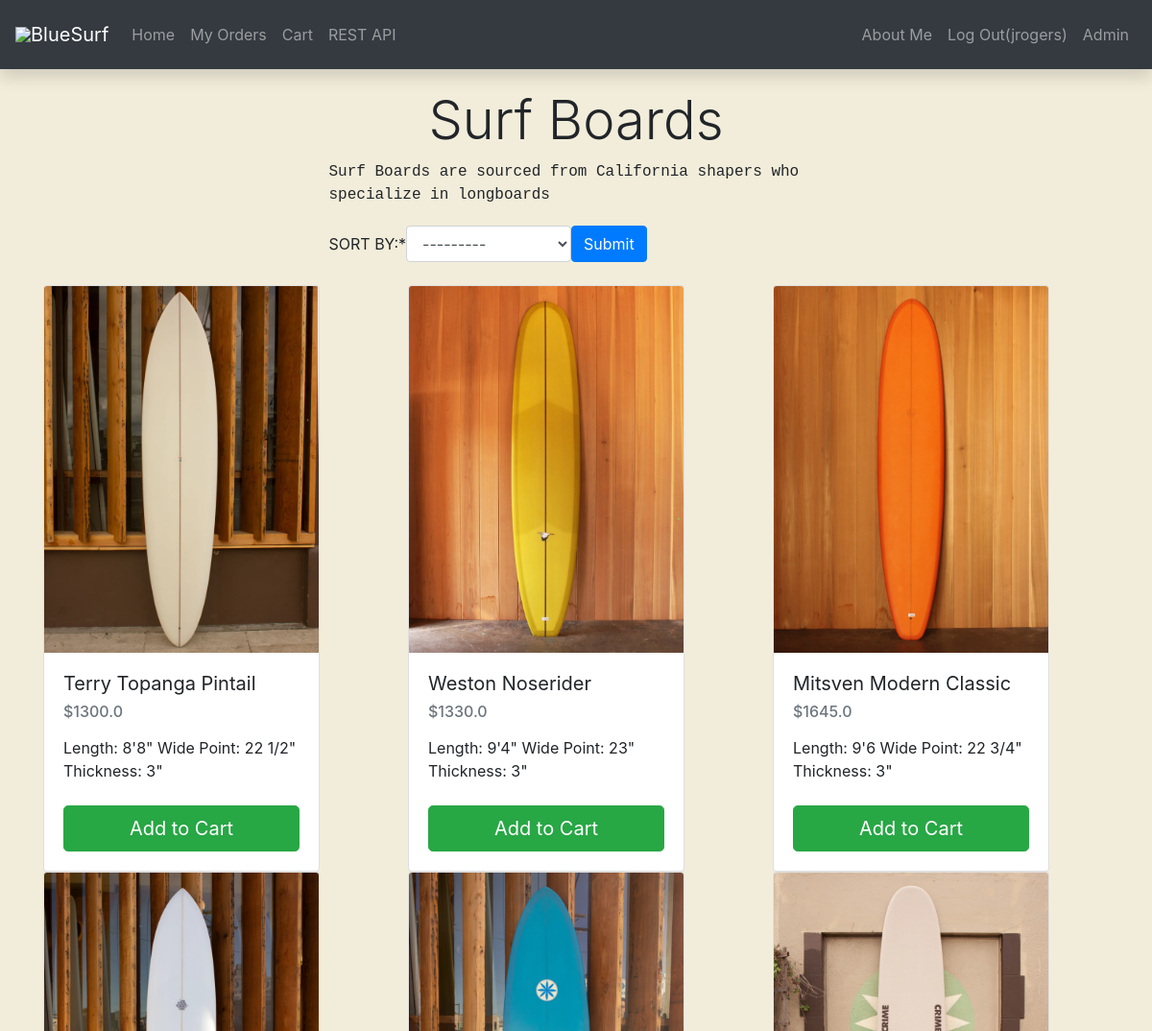
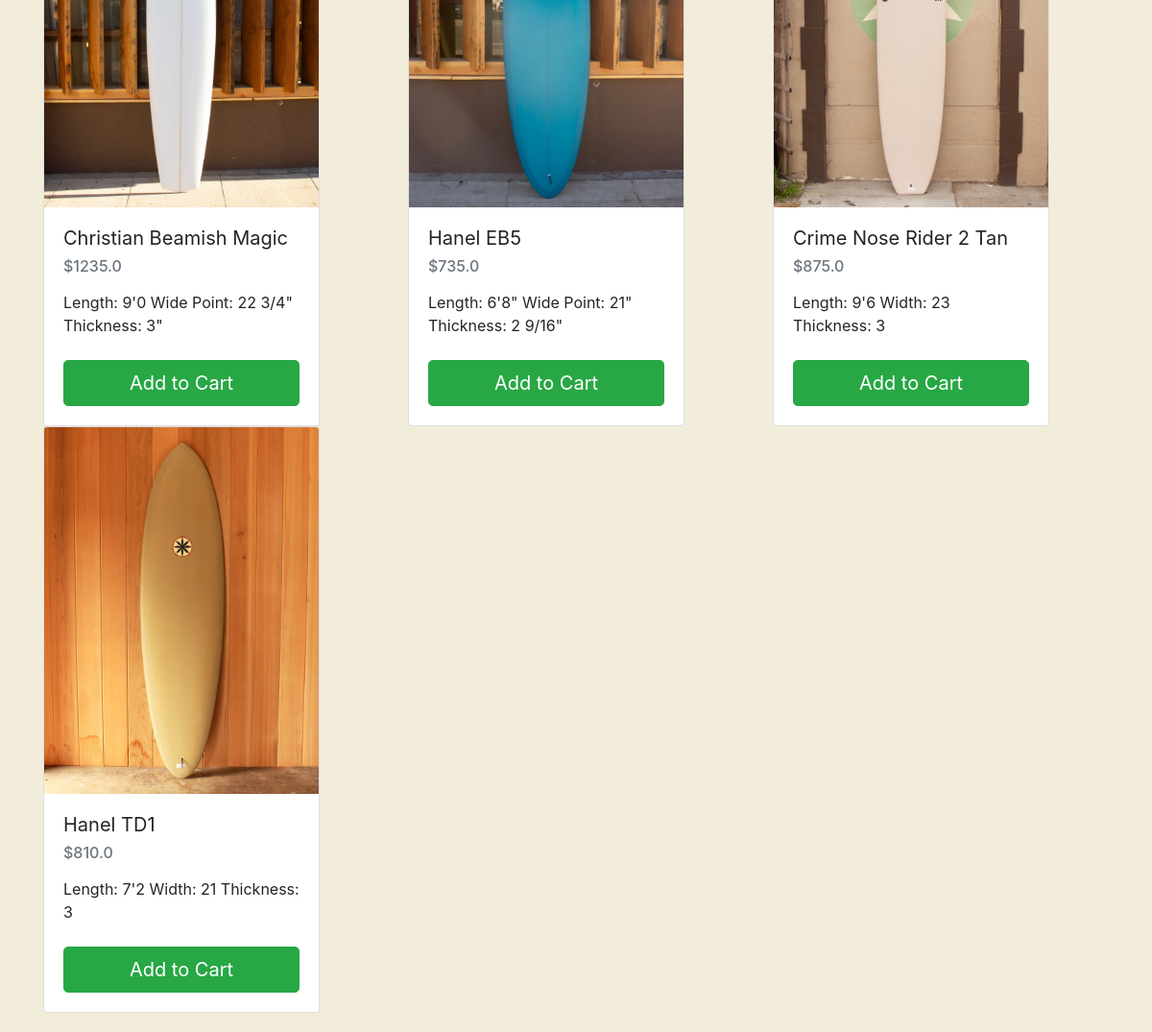
The page / (signed in) on the database its author committed (2 pictures, top to bottom).
### home/models.py (models this page shows)
class sortCategory(models.Model):
    category = models.CharField(max_length = 128)
    def __str__(self):
        return self.category

class Product(models.Model):
    name = models.CharField(max_length=255)
    id = models.BigAutoField(primary_key=True)
    price = models.PositiveIntegerField()
    description = models.CharField(max_length=128)
    image = models.ImageField(upload_to=upload_to,blank=True,null=True)

### home/views.py (the view, shortened to what this page needs)
# urls.py: 2. Add a URL to urlpatterns:  path('', views.home, name='home')
def home(request):
    table_data = Product.objects.all()
    if(sortCategory.objects.count() == 0):
        sortCategory(category="Alphabetically").save()
        sortCategory(category="Price,low to high").save()
        sortCategory(category="Price,high to low").save()
    context={
            "table_data":table_data,
            "form":sortForm
    }
    return render(request,'homepage/home.html',context)

### templates/homepage/home.html (shortened to what this page needs)
<!DOCTYPE html>
<html>
    <head>
        {%load static%}
        {% include 'bootstrap.html'%}
        {% include 'nav.html'%}
        {% load cart_tag %}
        {% load mathfilters%}
        {% load crispy_forms_tags %}
        <link rel="stylesheet" href="{% static 'style1.css' %}">
    </head>
    <body>
          <div class="container">
            <div class="openingstatment" style = "margin:auto;width:50%;padding:20px;">
              <h2 class="display-4">Surf Boards</h2>
              <p class="text-monospace" > Surf Boards are sourced from California shapers who specialize in longboards  </p>
              <form class="form-inline" method="GET" >
                {{form | crispy}}
                <button type="submit" class="btn btn-primary my-1" value = "sort" >Submit</button>
              </form>
            </div>
            <div class="row">
              {%for item in table_data %}
              <div class="col">
                      <div class="card" style="width: 18rem;">
                          <img src="/media/{{item.image}}" class="card-img-top" alt="...">
                          <div class="card-body">
                            <h5 class="card-text font-weight-normal">{{item.name}}</h5>
                            {% with numerator=item.price denominator=100 %}
                              <h6 class="card-text text-muted">${{ numerator|div:denominator }}</h6>
                             {% endwith %}
                             <ul class="list-unstyled mt-3 mb-4">
                              <li class="card-text">{{item.description}}</li>
                             </ul>
                            <form class="form-inline">
                              <a class="align-self-end btn btn-lg btn-block btn-success" href="cart/add/{{item.id }}" > Add to Cart</a>
                            </form>
                          </div>
                      </div>
              </div>
              {% endfor %}
            </div>
          </div>
    </body>
</html>

### templates/nav.html (shortened to what this page needs)
<nav class="navbar navbar-expand-lg navbar-dark bg-dark shadow p-3 mb-0">
    <img src="https://img.icons8.com/color/48/000000/surfboard.png"/>
      <a class="navbar-brand" href="/">BlueSurf</a>
    <div class="collapse navbar-collapse" id="navbarSupportedContent">
      <ul class="navbar-nav mr-auto">
        <li class="nav-item">
            <a class="nav-link" href="/">Home</a>
        </li>
        <li class="nav-item">
            <a class="nav-link" href="/orders/">My Orders</a>
        </li>
        <li class="nav-item">
          <a class ="nav-link" href="/cart/cart-detail">
              Cart
          </a>
        <li class="nav-item">
          <a class="nav-link" href="/api/v1/" target="_blank">REST API</a>
          </li>
      </ul>
        <div class="navbar-collapse collapse order-3 dual-collapse2">
          <ul class="nav navbar-nav ml-auto">
            <li class="nav-item">
              <a class="nav-link" href="/about/">About Me</a>
            </li>
          {% if user.is_authenticated%}
          <li class="nav-item">
            <a class="nav-link" href="/logout" target="_blank">Log Out({{user.username}})</a>
          </li>
          {%else%}
          <li class="nav-item">
            <a class="nav-link" href="/login/">Login</a>
          </li>
          {%endif%}
          <li class="nav-item">
            <a class="nav-link" href="/admin" target="_blank">Admin</a>
          </li>
        </ul>
      </div>
    </div>
  </nav>

### static/style1.css (style rules this page uses)
.navbar { margin-bottom: 0px; }
body { background-color: #f2edda; margin-bottom: 20px; }
h2 { text-align: center; }

### rows shown on the page
sortCategory: category "---------"
Product: image (picture), name "Terry Topanga Pintail", price|div "1300.0", description "Length: 8'8\" Wide Point: 22 1/2\" Thickness: 3\""
Product: image (picture), name "Weston Noserider", price|div "1330.0", description "Length: 9'4\" Wide Point: 23\" Thickness: 3\""
Product: image (picture), name "Mitsven Modern Classic", price|div "1645.0", description "Length: 9'6 Wide Point: 22 3/4\" Thickness: 3\""
Product: image (picture), name "Christian Beamish Magic", price|div "1235.0", description "Length: 9'0 Wide Point: 22 3/4\" Thickness: 3\""
Product: image (picture), name "Hanel EB5", price|div "735.0", description "Length: 6'8\" Wide Point: 21\" Thickness: 2 9/16\""
Product: image (picture), name "Crime Nose Rider 2 Tan", price|div "875.0", description "Length: 9'6 Width: 23 Thickness: 3"
Product: image (picture), name "Hanel TD1", price|div "810.0", description "Length: 7'2 Width: 21 Thickness: 3"

### other values the page prints
{{ user.username }} "jrogers"
